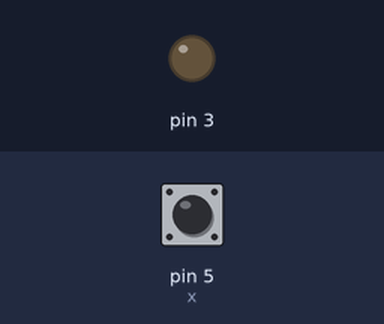
A program run on a simulated Raspberry Pi (header pin numbers). Shown: output pins drawn as LEDs (lit = HIGH). The inputs (shaded band) are chosen by the test bench; at power-on: pin 5 (x) HIGH. What the program prints to the terminal is not drawn.

Above: at 1.2 s.
1.3 s: pin 5 (x) pulled LOW for 0.15 s
At 1.37 s:
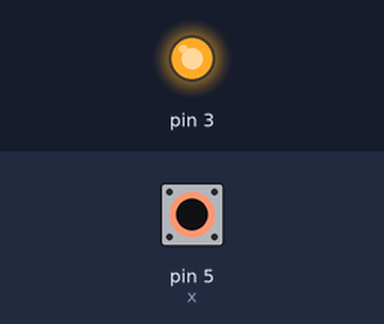
2.9 s: pin 5 (x) pulled LOW for 3.2 s
At 7.1 s:
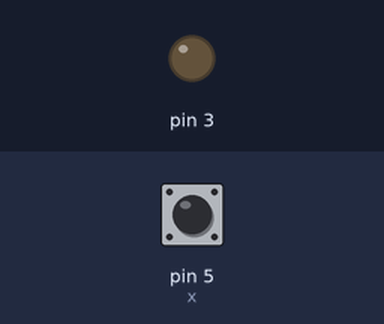
Timing chart, 0 to 8.6 s (numbered marks = the images above; inputs shaded):
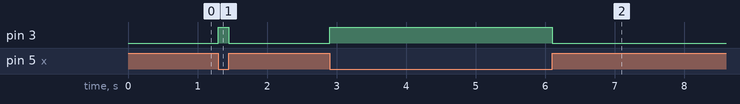

The program:

switch1.py
```python
import RPi.GPIO as GPIO
GPIO.setmode(GPIO.BOARD)
GPIO.setup(5,GPIO.IN, pull_up_down=GPIO.PUD_UP)
GPIO.setup(3,GPIO.OUT)
while 1:
    x=GPIO.input(5)
    if x==0:
        GPIO.output(3,1)
        print("Button Pressed")
    else:
        GPIO.output(3,0)
        print("Button Release")
   
```

Measured:
- after the input at 1.3 s, pin 3: LOW → HIGH at once, → LOW 0.15 s later
- after the input at 2.9 s, pin 3: LOW → HIGH at once, → LOW 3.2 s later
